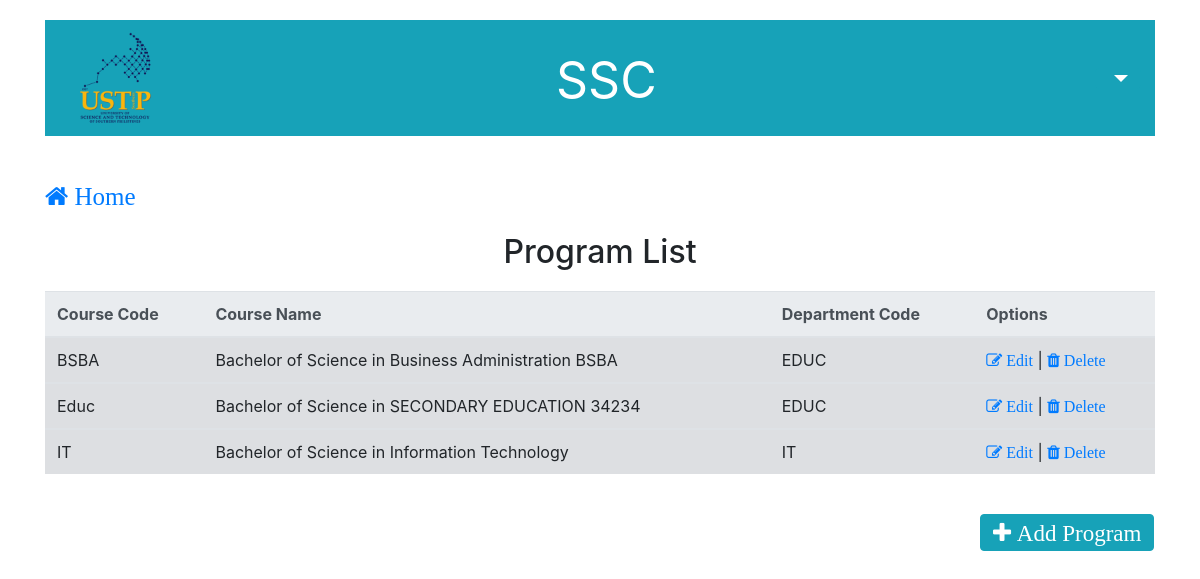
The app's page /program_list.php with its own data.
### tables this page shows
CREATE TABLE `program` (
  `course_code` varchar(10) NOT NULL,
  `course_name` varchar(100) NOT NULL,
  `department_code` char(10) NOT NULL
);

CREATE TABLE `department` (
  `department_code` char(10) NOT NULL,
  `department_name` varchar(100) NOT NULL
);

### program_list.php (the view, shortened to what this page needs)
<?php include('server.php')?>
<html>
<head>
  <link rel = "stylesheet" href = "bootstrap/css/bootstrap.min.css">
  <link rel = "stylesheet" href = "font-awesome-4.7.0/font-awesome-4.7.0/css/font-awesome.min.css">
</head>
<body>
<div class="container">
  <nav class="navbar navbar-expand-lg navbar-dark bg-info" style="margin-top:20px">
    <nav class="collapse navbar-collapse" id="navbarText">
        <img src="1.png" width="100" height="100" alt="" style="margin-left:5px">
        <ul class="navbar-nav mr-auto">
          <li class="nav-item active">
            <a class="nav-link" href="index.php" style="font-size:50px; margin-top:5px; margin-left:382px">SSC<span class="sr-only">(current)</span></a>
          </li>
      </ul>
      <div class="btn-group" style="margin-left:430px" height="100px">
        <button type="button" class="btn btn-info dropdown-toggle" data-toggle="dropdown" aria-haspopup="true" aria-expanded="false" style="font-size:25px;">
        </button>
      </div>
</div>
    <div class="container"><br/><br/>
    <a class="fa fa-home" href="index.php" style="font-size:25px"> Home</a><br/><br/>
    <center><h2>Program List</h2></center>
    <?php $results = mysqli_query($db, "SELECT * FROM program,department WHERE program.department_code = department.department_code"); ?>
      <table class="table table-secondary" style="margin-top:20px">
      <thead class="thead-light">
        <tr class="success">
        <th scope="col">Course Code</th>
        <th scope="col">Course Name</th>
        <th scope="col">Department Code</th>
        <th scope="col">Options</th>
        </tr>
      </thead>
      <?php while ($row = mysqli_fetch_array($results)){ ?>
      <tbody>
        <tr>
        <td><?php echo $row['course_code']?></td>
        <td><?php echo $row['course_name']?></td>
        <td><?php echo $row['department_code']?></td>
        <td><a class="fa fa-edit" href="program_update.php?edit2=<?php echo $row['course_code']; ?>"> Edit</a> | <a class="fa fa-trash" href ="#" data-toggle="modal" data-target="#exampleModal"> Delete</a></td>
        </tr>
      </tbody>
       <?php }
       ?>
      </table><br/>
      <a href = "program_add.php"><button type="button" class="btn btn-info fa fa-plus" style="font-size: 23px; margin-left:935px"> Add Program</button></a></li>
    </div>
</body>
</html>

### records on screen
program: course_code "BSBA", course_name "Bachelor of Science in Business Administration BSBA", department_code.department_code "EDUC"
program: course_code "Educ", course_name "Bachelor of Science in SECONDARY EDUCATION 34234", department_code.department_code "EDUC"
program: course_code "IT", course_name "Bachelor of Science in Information Technology", department_code.department_code "IT"
